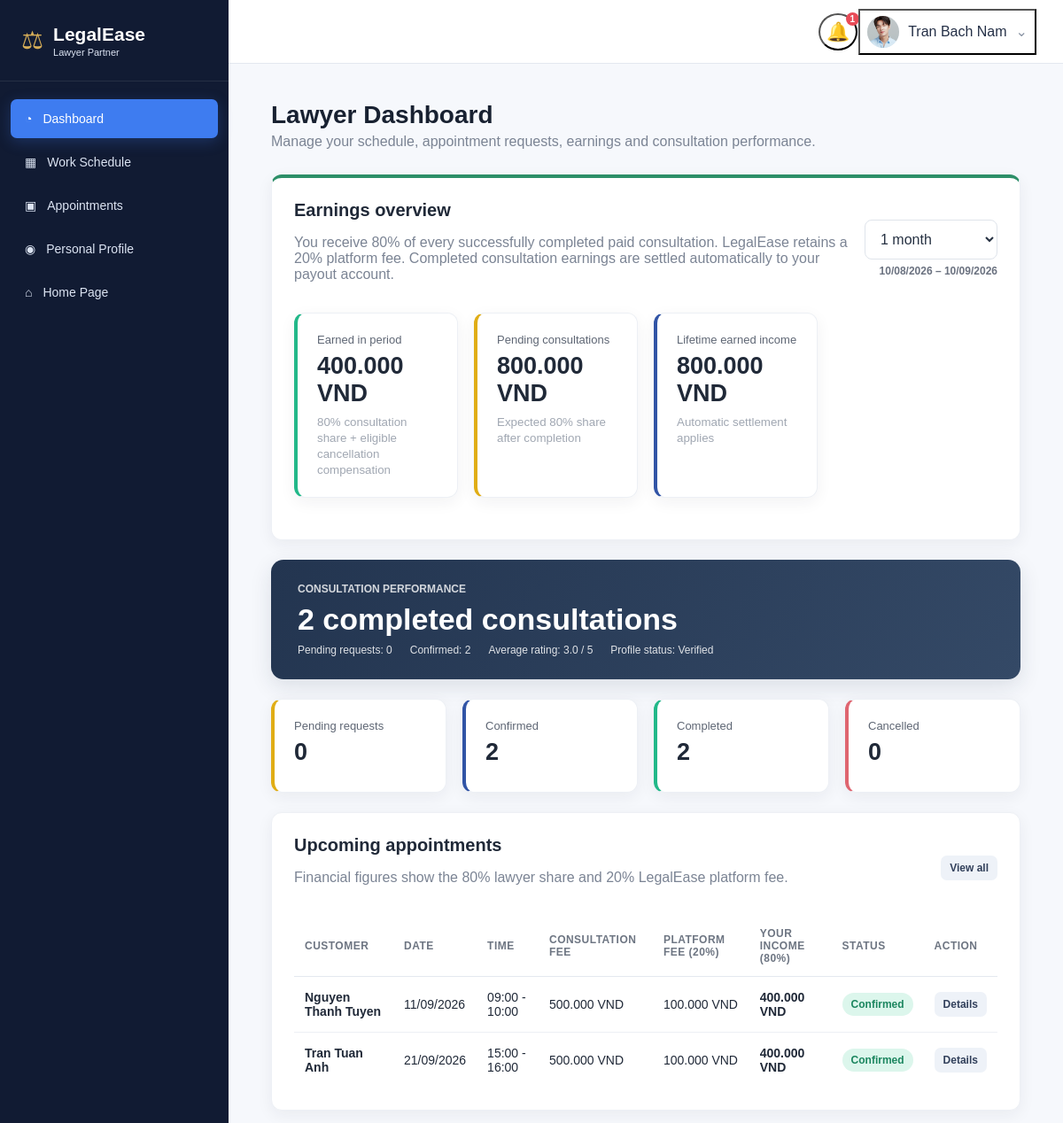
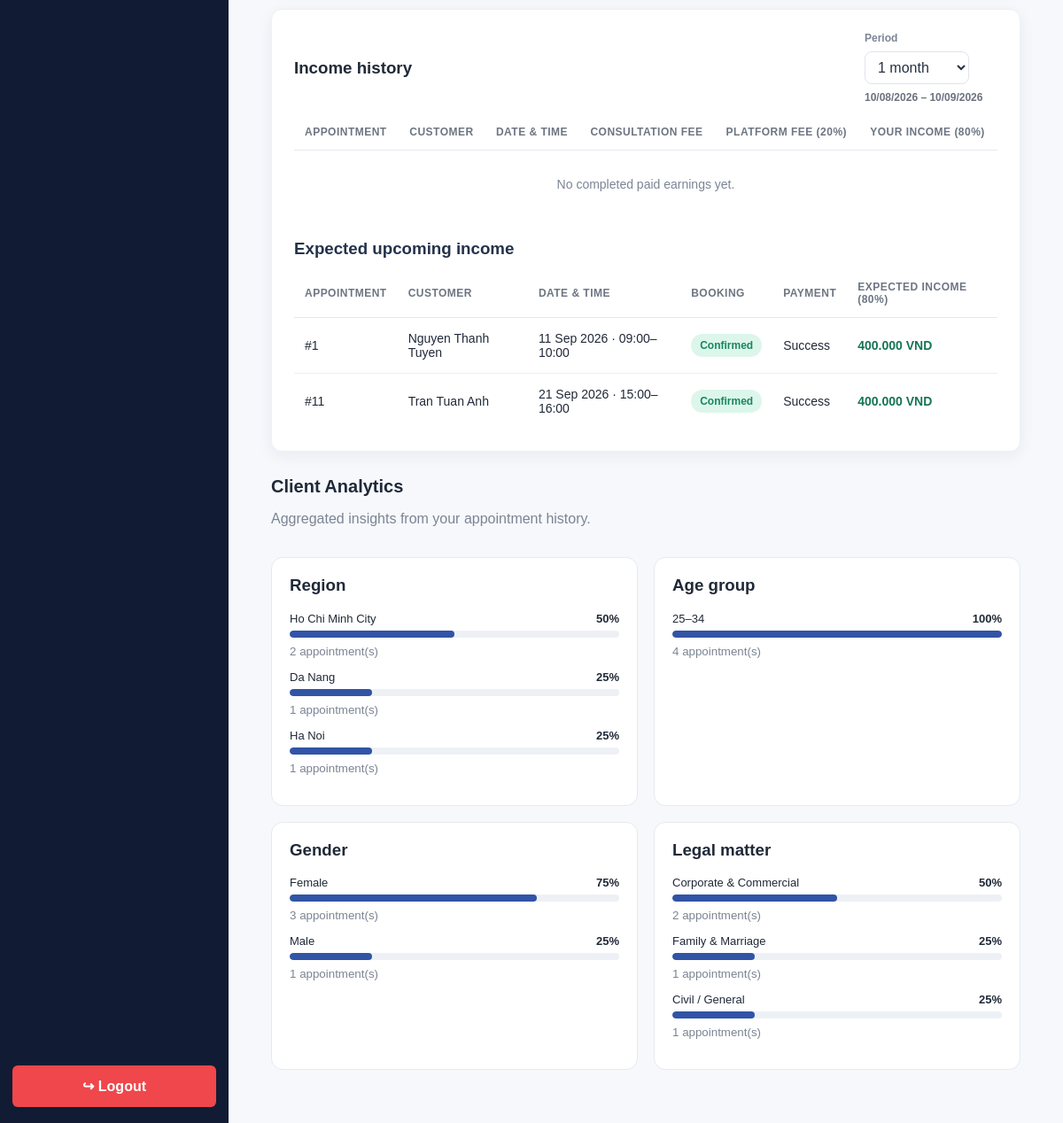
Page /lawyer/dashboard.php (signed in) on the committed database (2 pictures, top to bottom).
### tables this page shows
CREATE TABLE lawyer_profiles (
 id INT AUTO_INCREMENT PRIMARY KEY,user_id INT NOT NULL UNIQUE,full_name VARCHAR(150) NOT NULL,phone VARCHAR(30) DEFAULT '',experience_years INT NOT NULL DEFAULT 0,bio TEXT,
 office_address VARCHAR(255) DEFAULT '',location_id INT NULL,is_verified TINYINT(1) NOT NULL DEFAULT 0,rating DECIMAL(2,1) NOT NULL DEFAULT 0.0,
 consultation_fee DECIMAL(10,2) NOT NULL DEFAULT 500000,avatar_file VARCHAR(255) DEFAULT '',created_at DATETIME NOT NULL DEFAULT CURRENT_TIMESTAMP,
 CONSTRAINT fk_lawyer_user FOREIGN KEY(user_id) REFERENCES users(id) ON DELETE CASCADE,
 CONSTRAINT fk_lawyer_location FOREIGN KEY(location_id) REFERENCES locations(id) ON DELETE SET NULL
);

CREATE TABLE notifications (
 id INT AUTO_INCREMENT PRIMARY KEY,user_id INT NOT NULL,message TEXT NOT NULL,type ENUM('System','Email','Reminder') NOT NULL DEFAULT 'System',link_url VARCHAR(255) NULL,is_read TINYINT(1) NOT NULL DEFAULT 0,created_at DATETIME NOT NULL DEFAULT CURRENT_TIMESTAMP,
 CONSTRAINT fk_notification_user FOREIGN KEY(user_id) REFERENCES users(id) ON DELETE CASCADE
);

CREATE TABLE appointments (
 id INT AUTO_INCREMENT PRIMARY KEY,slot_id INT NOT NULL,customer_id INT NOT NULL,lawyer_id INT NOT NULL,service_name VARCHAR(150) DEFAULT 'Legal Consultation',note TEXT NOT NULL,
 appointment_date DATE NOT NULL,start_time TIME NOT NULL,end_time TIME NOT NULL,fee DECIMAL(10,2) NOT NULL DEFAULT 0,status ENUM('Pending','Confirmed','Completed','Cancelled') NOT NULL DEFAULT 'Pending',notes TEXT DEFAULT NULL,
 cancel_reason VARCHAR(255) DEFAULT NULL,cancelled_by ENUM('customer','lawyer','admin') DEFAULT NULL,
 created_at DATETIME NOT NULL DEFAULT CURRENT_TIMESTAMP,updated_at DATETIME NULL,payment_due_at DATETIME NULL,payment_reminder_sent_at DATETIME NULL,INDEX idx_appt_lawyer_status(lawyer_id,status),INDEX idx_appt_customer_status(customer_id,status),
 CONSTRAINT fk_appt_slot FOREIGN KEY(slot_id) REFERENCES availability_slots(id),CONSTRAINT fk_appt_customer FOREIGN KEY(customer_id) REFERENCES customer_profiles(id) ON DELETE CASCADE,
 CONSTRAINT fk_appt_lawyer FOREIGN KEY(lawyer_id) REFERENCES lawyer_profiles(id) ON DELETE CASCADE
);

CREATE TABLE customer_profiles (
 id INT AUTO_INCREMENT PRIMARY KEY,user_id INT NOT NULL UNIQUE,full_name VARCHAR(150) NOT NULL,phone VARCHAR(30) DEFAULT '',address VARCHAR(255) DEFAULT '',avatar_file VARCHAR(255) DEFAULT '',gender ENUM('Male','Female','Other') NULL,birth_date DATE NULL,
 CONSTRAINT fk_customer_user FOREIGN KEY(user_id) REFERENCES users(id) ON DELETE CASCADE
);

CREATE TABLE availability_slots (
 id INT AUTO_INCREMENT PRIMARY KEY,lawyer_id INT NOT NULL,available_date DATE NOT NULL,start_time TIME NOT NULL,end_time TIME NOT NULL,is_available TINYINT(1) NOT NULL DEFAULT 1,created_at DATETIME NOT NULL DEFAULT CURRENT_TIMESTAMP,
 INDEX idx_slot_lawyer_date(lawyer_id,available_date),CONSTRAINT fk_slot_lawyer FOREIGN KEY(lawyer_id) REFERENCES lawyer_profiles(id) ON DELETE CASCADE
);

CREATE TABLE payments (
 id INT AUTO_INCREMENT PRIMARY KEY,appointment_id INT NOT NULL UNIQUE,customer_id INT NOT NULL,lawyer_id INT NOT NULL,amount DECIMAL(10,2) NOT NULL DEFAULT 0,method VARCHAR(50) DEFAULT '',
 status ENUM('Pending','Success','Cancelled','Failed','Refund Pending','Refunded','Partially Refunded') NOT NULL DEFAULT 'Pending',created_at DATETIME NOT NULL DEFAULT CURRENT_TIMESTAMP,paid_at DATETIME NULL,updated_at DATETIME NULL,
 CONSTRAINT fk_payment_appt FOREIGN KEY(appointment_id) REFERENCES appointments(id) ON DELETE CASCADE,
 CONSTRAINT fk_payment_customer FOREIGN KEY(customer_id) REFERENCES customer_profiles(id) ON DELETE CASCADE,
 CONSTRAINT fk_payment_lawyer FOREIGN KEY(lawyer_id) REFERENCES lawyer_profiles(id) ON DELETE CASCADE
);

### lawyer/dashboard.php (the view, shortened to what the rows shown need)
<?php
require_once __DIR__.'/../includes/lawyer_layout.php';
$lid=current_lawyer_id($pdo);
$filter=$_GET['revenue']??'1m';
$counts=['Pending'=>0, 'Confirmed'=>0, 'Completed'=>0, 'Cancelled'=>0];
$s=$pdo->prepare('SELECT status,COUNT(*) c FROM appointments WHERE lawyer_id=? GROUP BY status');
$s->execute([$lid]);
foreach($s as $r)$counts[$r['status']]=(int)$r['c'];
$p=$pdo->prepare('SELECT rating,is_verified FROM lawyer_profiles WHERE id=?');
$p->execute([$lid]);
$profile=$p->fetch()?:['rating'=>0, 'is_verified'=>0];
$up=$pdo->prepare("SELECT a.id,a.status,a.fee,cp.full_name customer_name,vs.available_date,vs.start_time,vs.end_time,p.amount payment_amount,p.status payment_status FROM appointments a JOIN customer_profiles cp ON cp.id=a.customer_id JOIN availability_slots vs ON vs.id=a.slot_id LEFT JOIN payments p ON p.appointment_id=a.id WHERE a.lawyer_id=? AND a.status IN('Pending','Confirmed') AND TIMESTAMP(vs.available_date,vs.start_time)>=NOW() ORDER BY vs.available_date,vs.start_time LIMIT 6");
$up->execute([$lid]);
$upcoming=$up->fetchAll();
$incomeFilter=$_GET['income_history']??'1m';
$incomeSince=match($incomeFilter) {
    '3m'=>"DATE_SUB(CURDATE(),INTERVAL 3 MONTH)", '1y'=>"DATE_SUB(CURDATE(),INTERVAL 1 YEAR)", 'all'=>null, default=>"DATE_SUB(CURDATE(),INTERVAL 1 MONTH)"
};
$incomeCond=$incomeSince?" AND a.appointment_date >= $incomeSince":'';
$incomePage=max(1, (int)($_GET['income_page']??1));
$incomePer=10;
$ic=$pdo->prepare("SELECT COUNT(*) FROM appointments a JOIN payments p ON p.appointment_id=a.id WHERE a.lawyer_id=? AND a.status='Completed' AND p.status='Success' $incomeCond");
$ic->execute([$lid]);
$incomeTotal=(int)$ic->fetchColumn();
$ee=$pdo->prepare("SELECT a.id,cp.full_name customer_name,a.appointment_date,a.start_time,a.end_time,a.status,p.status payment_status,COALESCE(p.amount,a.fee) gross_amount,(COALESCE(p.amount,a.fee)*0.80) expected_income FROM appointments a LEFT JOIN payments p ON p.appointment_id=a.id JOIN customer_profiles cp ON cp.id=a.customer_id WHERE a.lawyer_id=? AND a.status IN('Pending','Confirmed') AND TIMESTAMP(a.appointment_date,a.start_time)>=NOW() ORDER BY a.appointment_date,a.start_time LIMIT 12");
$ee->execute([$lid]);
$expectedEarnings=$ee->fetchAll();
lawyer_shell_start('Lawyer Dashboard', 'Manage your schedule, appointment requests, earnings and consultation performance.');
?>
<div class="card revenue-panel">
<div class="card-header">
<div>
<h2>Earnings overview</h2>
</div>
</div>
</div>
<div class="hero-card">
<div class="eyebrow">Consultation performance</div>
<div class="hero-number"><?=$counts['Completed']?> completed consultations</div>
<div class="hero-meta">
<span>Pending requests: <?=$counts['Pending']?></span>
<span>Confirmed: <?=$counts['Confirmed']?></span>
<span>Average rating: <?=number_format((float)$profile['rating'], 1)?> / 5</span>
<span>Profile status: <?=$profile['is_verified']?'Verified':'Waiting for verification'?></span>
</div>
</div>
<div class="stats-grid">
<div class="stat-card warning">
<div class="label">Pending requests</div>
<div class="value"><?=$counts['Pending']?></div>
</div>
<div class="stat-card">
<div class="label">Confirmed</div>
<div class="value"><?=$counts['Confirmed']?></div>
</div>
<div class="stat-card success">
<div class="label">Completed</div>
<div class="value"><?=$counts['Completed']?></div>
</div>
<div class="stat-card danger">
<div class="label">Cancelled</div>
<div class="value"><?=$counts['Cancelled']?></div>
</div>
</div>
<div class="card">
<div class="card-header">
<div>
<h2>Upcoming appointments</h2>
</div>
</div>
<div class="table-wrap">
<table>
<thead>
<tr>
<th>Customer</th>
<th>Date</th>
<th>Time</th>
<th>Consultation fee</th>
<th>Platform fee (20%)</th>
<th>Your income (80%)</th>
<th>Status</th>
<th>Action</th>
</tr>
</thead>
<tbody><?php
if(!$upcoming):?><tr>
<td colspan="8" class="empty">No upcoming appointments.</td>
</tr><?php
else:foreach($upcoming as $r):$gross=(float)($r['payment_amount']??$r['fee']);
?><tr>
<td>
<strong><?=e($r['customer_name'])?></strong>
</td>
<td><?=e(date('d/m/Y', strtotime($r['available_date'])))?></td>
<td><?=e(substr($r['start_time'], 0, 5))?> - <?=e(substr($r['end_time'], 0, 5))?></td>
<td><?=money_usd($gross)?></td>
<td><?=money_usd($gross*.20)?></td>
<td>
<strong><?=money_usd($gross*.80)?></strong>
</td>
<td>
<span class="badge <?=lawyer_badge_class($r['status'])?>"><?=e($r['status'])?></span>
</td>
<td>
<a class="btn btn-light btn-sm" href="appointment.php?id=<?=(int)$r['id']?>">Details</a>
</td>
</tr><?php
endforeach;
endif?></tbody>
</table>
</div>
</div>
<div class="card earnings-calendar">
<div class="earnings-split">
<section>
<div class="table-wrap">
<table>
<thead>
<tr>
<th>Appointment</th>
<th>Customer</th>
<th>Date & time</th>
<th>Consultation fee</th>
<th>Platform fee (20%)</th>
<th>Your income (80%)</th>
</tr>
</thead>
</table>
</div><?=paginate($incomeTotal, $incomePage, $incomePer, '/LegalEase_eProject/lawyer/dashboard.php?revenue='.urlencode($filter).'&income_history='.urlencode($incomeFilter))?></section>
<section>
<div class="table-wrap">
<table>
<thead>
<tr>
<th>Appointment</th>
<th>Customer</th>
<th>Date & time</th>
<th>Booking</th>
<th>Payment</th>
<th>Expected income (80%)</th>
</tr>
</thead>
<tbody><?php
if(!$expectedEarnings):?><tr>
<td colspan="6" class="empty">No upcoming appointments.</td>
</tr><?php
else:foreach($expectedEarnings as $er):?><tr>
<td>#<?=(int)$er['id']?></td>
<td><?=e($er['customer_name'])?></td>
<td><?=e(date('d M Y', strtotime($er['appointment_date'])))?> · <?=e(substr($er['start_time'], 0, 5))?>–<?=e(substr($er['end_time'], 0, 5))?></td>
<td>
<span class="badge <?=lawyer_badge_class($er['status'])?>"><?=e($er['status'])?></span>
</td>
<td><?=e($er['payment_status']??'Pending')?></td>
<td>
<strong><?=money_usd($er['expected_income'])?></strong>
</td>
</tr><?php
endforeach;
endif?></tbody>
</table>
</div>
</section>
</div>
</div>
<div class="analytics-section dashboard-analytics">
<div class="card-header">
<div>
<h2>Client Analytics</h2>
</div>
</div>
</div>
<?php
lawyer_shell_end();
?>

### includes/lawyer_layout.php (shortened to what the rows shown need)
<?php
require_once __DIR__ . '/bootstrap.php';
function lawyer_badge_class(string $status): string {
    $s=strtolower($status);
    return match($s) {
        'pending'=>'badge-pending', 'confirmed'=>'badge-confirmed', 'completed'=>'badge-completed', 'cancelled', 'rejected'=>'badge-cancelled', 'approved', 'available'=>'badge-approved', 'new'=>'badge-new', 'answered'=>'badge-answered', default=>'badge-neutral'
    };
}
function lawyer_shell_start(string $title, string $subtitle=''):void {
    $uid=(int)(user()['id']??0);
    global $pdo;
    $profile=null;
    if($uid) {
        $s=$pdo->prepare('SELECT id,message,type,link_url,is_read,created_at FROM notifications WHERE user_id=? ORDER BY created_at DESC LIMIT 30');
        $s->execute([$uid]);
        $notifications=$s->fetchAll();
        $p=$pdo->prepare('SELECT lp.id,lp.avatar_file,lp.full_name,lp.is_verified,u.email FROM lawyer_profiles lp JOIN users u ON u.id=lp.user_id WHERE lp.user_id=?');
        $p->execute([$uid]);
        $profile=$p->fetch();
    }
    $avatar=avatar_url($profile['avatar_file']??'');
    $cssVer=@filemtime(__DIR__.'/../assets/css/lawyer.css')?:time();
    echo '<!doctype html><html lang="en"><head><meta charset="utf-8"><meta name="viewport" content="width=device-width,initial-scale=1"><title>'.e($title).' | LegalEase</title><link rel="stylesheet" href="/LegalEase_eProject/assets/css/lawyer.css?v='.$cssVer.'"></head><body>';
    echo '<div class="lawyer-layout"><aside class="sidebar"><div class="brand"><div class="brand-mark">⚖</div><div><strong>LegalEase</strong><span>Lawyer Partner</span></div></div><nav class="sidebar-nav">';
    echo '<a href="/LegalEase_eProject/index.php"><span>⌂</span> Home Page</a></nav><a class="logout-btn" href="/LegalEase_eProject/logout.php">↪ Logout</a></aside>';
    echo '<section class="content-shell"><header class="topbar"><div></div><div class="topbar-actions">';
    echo '<div class="topbar-menu profile-menu-wrap"><button type="button" class="profile-trigger" data-menu="profileMenu">'.'<img src="'.e($avatar).'" alt="Profile">'.'<span>'.e($profile['full_name']??user()['name']??'Lawyer').'</span><span class="chevron">⌄</span></button><div class="dropdown-panel profile-dropdown" id="profileMenu"><div class="profile-dropdown-head">'.'<img src="'.e($avatar).'" alt="Profile">'.'<div><strong>'.e($profile['full_name']??'Lawyer').'</strong><small>'.e($profile['email']??'').'</small><span class="verification-pill">'.(!empty($profile['is_verified'])?'Verified':'Verification pending').'</span></div></div><a href="/LegalEase_eProject/lawyer/profile.php">Manage profile</a><a href="/LegalEase_eProject/lawyer/notifications.php">Notifications</a><a href="/LegalEase_eProject/logout.php">Logout</a></div></div></div></header><main class="main-content">';
    echo '<h1 class="page-title">'.e($title).'</h1>'.($subtitle?'<p class="page-subtitle">'.e($subtitle).'</p>':'');
}
function lawyer_shell_end():void {
    echo '</main></section></div><div class="confirm-modal-backdrop" id="confirmBackdrop"><div class="confirm-modal"><h3>Confirm action</h3><p id="confirmMessage">Are you sure you want to continue?</p><div class="confirm-modal-actions"><button type="button" class="btn btn-light" id="confirmNo">Go back</button><button type="button" class="btn btn-danger" id="confirmYes">Continue</button></div></div></div><script>(function(){document.addEventListener("click",function(e){const btn=e.target.closest("[data-menu]");document.querySelectorAll(".dropdown-panel.open").forEach(p=>{if(!btn||p.id!==btn.dataset.menu)p.classList.remove("open")});if(btn){e.preventDefault();e.stopPropagation();const p=document.getElementById(btn.dataset.menu);if(p)p.classList.toggle("open")}});document.querySelectorAll("[data-note-filter]").forEach(btn=>btn.addEventListener("click",e=>{e.stopPropagation();document.querySelectorAll("[data-note-filter]").forEach(x=>x.classList.remove("active"));btn.classList.add("active");const mode=btn.dataset.noteFilter;document.querySelectorAll("#notificationMenu [data-note-state]").forEach(x=>x.style.display=(mode==="all"||x.dataset.noteState==="unread")?"flex":"none")}));let pending=null,pendingSubmitter=null;const b=document.getElementById("confirmBackdrop"),m=document.getElementById("confirmMessage"),y=document.getElementById("confirmYes"),n=document.getElementById("confirmNo");document.addEventListener("submit",function(e){const t=e.submitter,msg=(t&&t.dataset.confirm)||e.target.dataset.confirm;if(!msg||e.target.dataset.confirmed==="1")return;e.preventDefault();pending=e.target;pendingSubmitter=t||null;m.textContent=msg;b.classList.add("open")});document.addEventListener("click",function(e){const a=e.target.closest("a[data-confirm]");if(!a)return;e.preventDefault();pending=a;pendingSubmitter=null;m.textContent=a.dataset.confirm;b.classList.add("open")});y.onclick=()=>{b.classList.remove("open");if(!pending)return;if(pending.tagName==="FORM"){pending.dataset.confirmed="1";pending.requestSubmit(pendingSubmitter)}else if(pending.href)location.href=pending.href;pending=null;pendingSubmitter=null};n.onclick=()=>{b.classList.remove("open");pending=null;pendingSubmitter=null};})();</script></body></html>';
}?>

### rows in the picture
lawyer_profiles: avatar_file (picture), full_name "Tran Bach Nam", rating "3.0"
notifications: id "2", is_read "0"
appointments: customer.full_name "Nguyen Thanh Tuyen", slot.available_date "11/09/2026", slot.start_time "09:00", slot.end_time "10:00", payments.amount "500.000 VND", payments.amount "100.000 VND", payments.amount "400.000 VND", status "Confirmed"
appointments: customer.full_name "Tran Tuan Anh", slot.available_date "21/09/2026", slot.start_time "15:00", slot.end_time "16:00", payments.amount "500.000 VND", payments.amount "100.000 VND", payments.amount "400.000 VND", status "Confirmed"
payments: appointment "1", customer.full_name "Nguyen Thanh Tuyen", appointment.appointment_date "11 Sep 2026", appointment.start_time "09:00", appointment.end_time "10:00", appointment.status "Confirmed", status "Success", expected_income "400.000 VND"
payments: appointment "11", customer.full_name "Tran Tuan Anh", appointment.appointment_date "21 Sep 2026", appointment.start_time "15:00", appointment.end_time "16:00", appointment.status "Confirmed", status "Success", expected_income "400.000 VND"

### other values in the picture
$icon "◔"
$label "Dashboard"
$icon "▦"
$label "Work Schedule"
$icon "▣"
$label "Appointments"
$icon "◉"
$label "Personal Profile"
$n "1"
$title "Lawyer Dashboard"
$subtitle "Manage your schedule, appointment requests, earnings and consultation performance."
$revenuePeriodDetail "10/08/2026 – 10/09/2026"
money_usd($period['earned']) "400.000 VND"
money_usd($all['pending_processing']) "800.000 VND"
money_usd($all['earned']) "800.000 VND"
